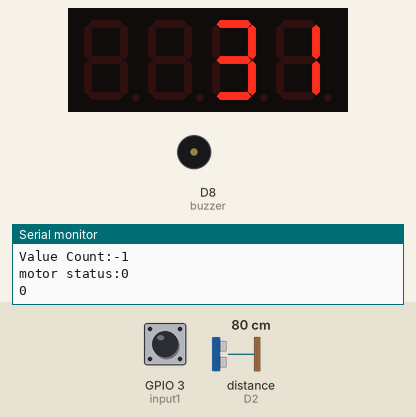
This sketch was run on a simulated ESP8266 (NodeMCU). On the bench: 4-digit seven-segment display, buzzer (waves = sounding, pin HIGH), the last lines printed to the serial monitor. Wiring (inferred from the names in the program): ultrasonic range finder: trigger D1; echo D2. The test bench sets the inputs (shaded band); at power-on: GPIO 3 (input1) HIGH, distance to the obstacle (sensor on D2) 80 cm. The echo pulse lasts 58.3 µs per cm; EEPROM starts erased; pins used as bus, display or sensor lines are not drawn.

Above: at 4.2 s.
4.3 s: GPIO 3 (input1) pulled LOW for 0.65 s
At 5.9 s:
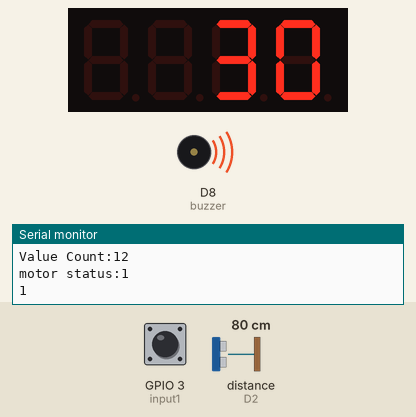
6.7 s: distance to the obstacle (sensor on D2) set to 9 cm
At 7.6 s:
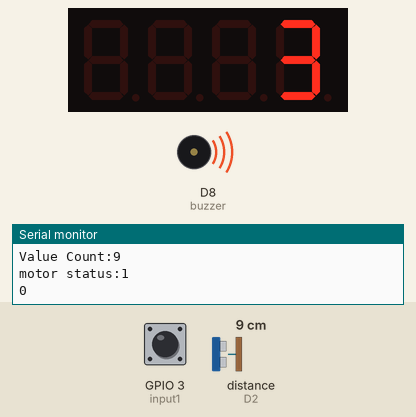
9.8 s: distance to the obstacle (sensor on D2) set to 120 cm
At 10.8 s:
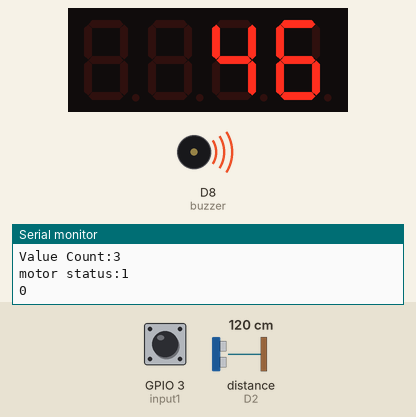
12.9 s: distance to the obstacle (sensor on D2) set to 2 cm
At 14.0 s:
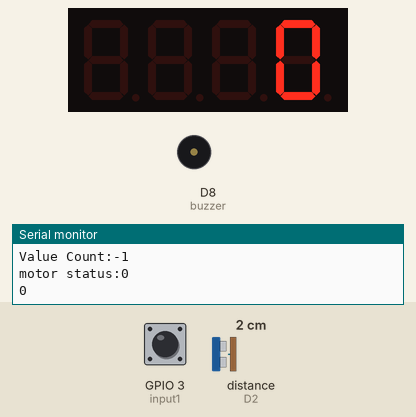
14.7 s: GPIO 3 (input1) pulled LOW for 1 s
At 15.8 s:
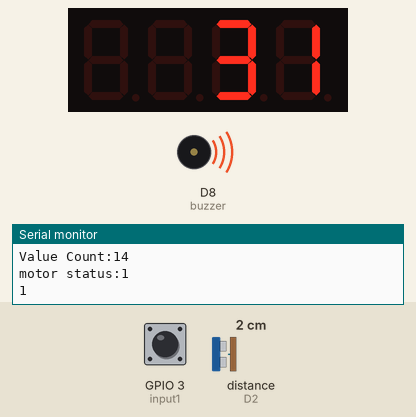
17.4 s: GPIO 3 (input1) pulled LOW for 3.2 s
At 18.5 s:
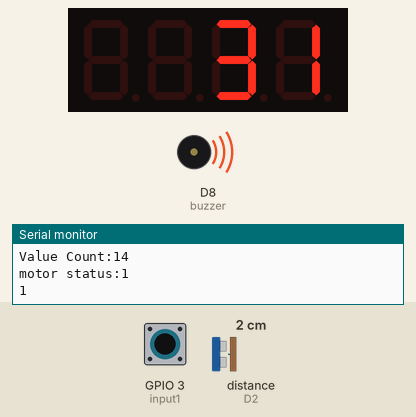
Timing chart, 0 to 21.8 s (numbered marks = the images above; inputs shaded):
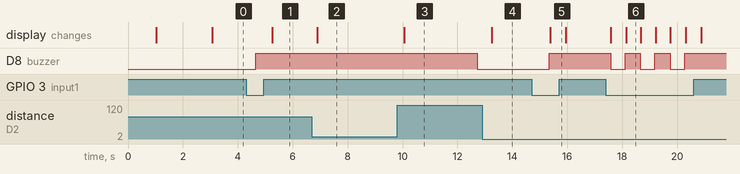

The sketch:

water_ultrasonic_v4_displaytm1637.ino
```cpp
#include <EEPROM.h>
#include <Arduino.h>
#include <TM1637Display.h>

// Module connection pins (Digital Pins)
#define CLK D3
#define DIO D4

int addr1 = 0;
int addr2 = 1;
int value1 = 1;
int value2 = 2;
byte memval1;
byte memval2;

const int trigPin = D1;
const int echoPin = D2;
const int buzzer = D8;
const int input1 = D9;

//define sound velocity in cm/uS
#define SOUND_VELOCITY 0.034
#define CM_TO_INCH 0.393701

int motor_status=0;
int motor_status_manual=0;
int motor_time=0;
int empty_start=0;
int analog_value=10;
int value_count=0;
int motor_duration=30;
int motor_stoptime=0;
long duration;
int distanceCm;
int distanceInch;
int tank_size, len;
float cap;
int cap1;
int count=0;
int sound=0;
int stop_button=0;

TM1637Display display(CLK, DIO);

  uint8_t data[] = { 0xff, 0xff, 0xff, 0xff };
  uint8_t blank[] = { 0x00, 0x00, 0x00, 0x00 };

const uint8_t SEG_ON[] = {
  SEG_A | SEG_B | SEG_C | SEG_D | SEG_E | SEG_F,   // O
  SEG_C | SEG_E | SEG_G,                           // n

  };

void setup() {
  Serial.begin(115200); // Starts the serial communication
  EEPROM.begin(512);
  tank_size=40;
  len=tank_size/10;
  pinMode(input1, INPUT_PULLUP);
  pinMode(buzzer, OUTPUT);
  digitalWrite(buzzer, LOW);
  pinMode(trigPin, OUTPUT); // Sets the trigPin as an Output
  pinMode(echoPin, INPUT); // Sets the echoPin as an Input
  delay(1000);
  display.setBrightness(0x0f);
  display.setSegments(blank);
  delay(2000);
  memval1=EEPROM.read(addr1);
  motor_duration=memval1;
  if(motor_duration<1 || motor_duration>90){
    motor_duration=30;
  }
  int temp_count=100;
  if(digitalRead(input1)==0){
    while(temp_count>=1){
      if(digitalRead(input1)==0){
        if(motor_duration<=90){
          motor_duration=motor_duration+5;
          temp_count=temp_count+1;
        }else{
          motor_duration=0;
        }
      }
      temp_count=temp_count-1;
      delay(200);
      Serial.print("Temp Count:");
      Serial.println(temp_count);
      Serial.print("Motor Duration:");
      Serial.println(motor_duration);

      EEPROM.write(addr1, motor_duration);
      if (EEPROM.commit()) {
      Serial.println("EEPROM successfully committed");
      display.showNumberDec(motor_duration,false);
      } else {
      Serial.println("ERROR! EEPROM commit failed");
      }
    }
  }

  /*
  while(digitalRead(input1)==0){
    temp_count=temp_count+1;
    Serial.println(temp_count);
    if(temp_count>=3){
      Serial.println("Change...!");
      if(motor_duration<12){
        motor_duration=motor_duration+1;
      }else{
        motor_duration=1;
      }
      temp_count=0;
      Serial.print("Motor Duration:");
      Serial.println(motor_duration);

      EEPROM.write(addr1, motor_duration);
      if (EEPROM.commit()) {
      Serial.println("EEPROM successfully committed");
      display.showNumberDec(motor_duration,false);
      } else {
      Serial.println("ERROR! EEPROM commit failed");
      }

      if(motor_duration<1 || motor_duration>12){
        motor_duration=3;
      }

      for(int i=0;i<motor_duration;i++){
      }
    }
    delay(2000);
  }*/

  display.showNumberDec(motor_duration,false);
  digitalWrite(buzzer,LOW);
  empty_start=0;

}

void loop() {
  Serial.print("=========================================");
  // Clears the trigPin
  digitalWrite(trigPin, LOW);
  delayMicroseconds(2);
  // Sets the trigPin on HIGH state for 10 micro seconds
  digitalWrite(trigPin, HIGH);
  delayMicroseconds(10);
  digitalWrite(trigPin, LOW);
  // Reads the echoPin, returns the sound wave travel time in microseconds
  duration = pulseIn(echoPin, HIGH);
  // Calculate the distance
  distanceCm = duration * SOUND_VELOCITY/2;
  // Convert to inches
  distanceInch = distanceCm * CM_TO_INCH;
  //=====================================================================================
  /*
  // Prints the distance on the Serial Monitor
  Serial.print("Distance (cm):\n ");
  Serial.println(distanceCm);
  Serial.print("Distance (inch): ");
  Serial.println(distanceInch);
  cap=distanceInch/(len*1.6);
  Serial.print("Capacity:");
  cap1=(((int)cap)+0);
  Serial.println(cap1);

  */


  /*if(distanceInch<2.00){
    cap1=10;
  }*/
  if(distanceInch>2.00 && distanceInch<=10.00){
    cap1=1;
  }
  if(distanceInch>10.00 && distanceInch<=15.00){
    cap1=2;
  }
  if(distanceInch>15.00 && distanceInch<=20.00){
    cap1=3;
  }
  if(distanceInch>20.00 && distanceInch<=25.00){
    cap1=4;
  }
  if(distanceInch>25.00 && distanceInch<=30.00){
    cap1=5;
  }
  if(distanceInch>30.00 && distanceInch<=35.00){
    cap1=6;
  }
  if(distanceInch>35.00 && distanceInch<=40.00){
    cap1=7;
  }
  if(distanceInch>40.00){
    cap1=8;
  }
  if(distanceInch>=200.00){
    cap1=9;
  }


  Serial.print("Distance (inch): ");
  Serial.println(distanceInch);
  display.showNumberDec(distanceInch,false);
  Serial.print("Capacity:");
  Serial.println(cap1);
  Serial.print("Analog Value:");
  Serial.println(analog_value);

  if(digitalRead(input1)==0){
    Serial.println("Button Clicked...!");
    if(motor_status_manual==0){
      digitalWrite(buzzer,HIGH);
      motor_status_manual=1;
      motor_status=1;
      motor_time=motor_duration*60;
      value_count=15;
    }else{
      if(motor_status_manual==1){
        digitalWrite(buzzer,LOW);
        Serial.println("Motor is now stopped..!");
        motor_status_manual=0;
        motor_status=0;
        value_count=0;
      }
    }
  }


  switch(cap1){

    case 1:
      Serial.println("Level 1 Full");
      motor_status=0;
      break;
    case 2:
      Serial.println("Level 2");
      break;
    case 3:
      Serial.println("Level 3");
    break;
    case 4:
      Serial.println("Level 4");
    break;
    case 5:
      Serial.println("Level 5");
      break;
    case 6:
      Serial.println("Level 6");
      break;
    case 7:
      delay(1000);
      Serial.println("Level 5");
      motor_time=motor_duration*60;
      motor_status=1;
      break;
    case 9:
      if(distanceInch>=200){
        delay(1000);
        Serial.println("Level 0 Full");
    }
    default:

      Serial.println("Level Default");
   }

   tank_start();
      Serial.print("motor status:");
      Serial.println(digitalRead(buzzer));
      Serial.println(motor_status);
      delay(500);
    count=count+1;
    Serial.print("Count:");
    Serial.println(count);
    /*
    if(count>=120){
      Serial.println("Sleep Mode Start....");
      ESP.deepSleep(60e6);
    }
    */
 }

 void tank_start(){
  if(motor_time>0 && motor_status==1){
    digitalWrite(buzzer,HIGH);
    Serial.print("Motor Time:");
    Serial.println(motor_time);
    //display.setSegments(blank);
    display.showNumberDec(1, false, 1, 0);
    display.showNumberDec((motor_time/60)+1,false);
  }
  else{
    if(value_count<=0){
    digitalWrite(buzzer,LOW);
    Serial.println("Motor is now stopped...!");
    motor_status=0;
    //display.setSegments(blank);
    //display.showNumberDec(0, false, 1, 0);
    }
  }
  if(motor_time>=0){
    motor_time=motor_time-1;
  }
  if(value_count>=0){
    value_count=value_count-1;
  }
    Serial.print("Motor Time:");
    Serial.println(motor_time);
    Serial.print("Value Count:");
    Serial.println(value_count);
 }
```

Measured:
- after the input at 4.3 s, D8 (buzzer): LOW → HIGH after 0.36 s; the display: changes after 0.96 s (image 1)
- after the input at 6.7 s, the display: changes after 0.20 s (image 2)
- after the input at 9.8 s, the display: changes after 0.26 s (image 3)
- after the input at 12.9 s, the display: changes after 0.35 s (image 4)
- after the input at 14.7 s, D8 (buzzer): LOW → HIGH after 0.65 s; the display: changes after 0.69 s (image 5)
- after the input at 17.4 s, D8 (buzzer): alternates HIGH for 0.56 s and LOW for 0.53 s, 6 changes in all, then stays HIGH, starting after 0.18 s; the display: first changes after 0.19 s (image 6 shows a later state)
- what the display in image 6 shows lasts 0.6 s, from 18.1 s to 18.7 s
